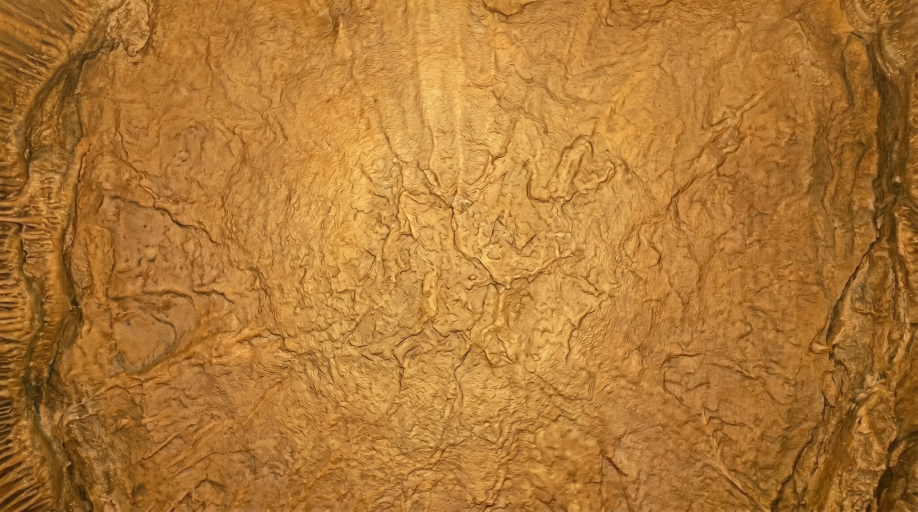
#> input picture src/assets/cave_ceiling.png, 2752 x 1536 px (shown at 1/3 size)
$ python generate_tiles.py ../src/assets/cave_ceiling.png
#> lines starting #> are read from the running program, lines starting #| are printed output that depends on the picture
#!/usr/bin/env python3
"""
generate_tiles.py — Seamless Tile Atlas Generator

Generates a 4x4 grid of 16 visually distinct tiles that tile perfectly
with zero visible seams. Uses a shared seamless base with per-tile
interior variations (crops, flips, color jitter, noise).

Usage:
    python generate_tiles.py <input.png> [--output output.png] [--tile-size 256]
                                          [--blend-width 48] [--preview]

Requirements:
    pip install Pillow numpy
"""

import argparse
import math
import random
import sys
from pathlib import Path

import numpy as np
from PIL import Image, ImageFilter


# ---------------------------------------------------------------------------
# Helpers
# ---------------------------------------------------------------------------
def _to_array(img: Image.Image) -> np.ndarray:
    return np.asarray(img, dtype=np.float64)


def _to_image(arr: np.ndarray) -> Image.Image:
    return Image.fromarray(np.clip(arr, 0, 255).astype(np.uint8))


# ---------------------------------------------------------------------------
# Float-safe resize (avoids uint8 clipping for signed Laplacian values)
# ---------------------------------------------------------------------------
def _resize_float(arr, new_h, new_w):
    """Resize a float64 array using PIL's 32-bit float mode (no clipping)."""
    if new_h == arr.shape[0] and new_w == arr.shape[1]:
        return arr.copy()
    if arr.ndim == 2:
        img = Image.fromarray(arr.astype(np.float32), mode='F')
        return np.asarray(img.resize((new_w, new_h), Image.BILINEAR)).astype(np.float64)
    ch = arr.shape[2]
    out = np.zeros((new_h, new_w, ch), dtype=np.float64)
    for c in range(ch):
        img = Image.fromarray(arr[..., c].astype(np.float32), mode='F')
        out[..., c] = np.asarray(img.resize((new_w, new_h), Image.BILINEAR)).astype(np.float64)
    return out


# ---------------------------------------------------------------------------
# Laplacian pyramid blending
# ---------------------------------------------------------------------------
def _blur_float(arr, radius=2):
    """Gaussian blur for pyramid downsampling (values are in image range)."""
    img = _to_image(arr)
    blurred = img.filter(ImageFilter.GaussianBlur(radius=radius))
    return _to_array(blurred)


def laplacian_pyramid_blend(base, overlay, mask, levels=5):
    """Multi-band blend: low freqs over wide area, high freqs over narrow area.

    Eliminates the visible halo that simple alpha blending produces at the
    mask boundary.
    """
    # Build Gaussian pyramids (blur → downsample)
    gp_b, gp_o, gp_m = [base], [overlay], [mask]
    for _ in range(levels - 1):
        h, w = gp_b[-1].shape[:2]
        nh, nw = max(1, h // 2), max(1, w // 2)
        gp_b.append(_resize_float(_blur_float(gp_b[-1]), nh, nw))
        gp_o.append(_resize_float(_blur_float(gp_o[-1]), nh, nw))
        gp_m.append(_resize_float(gp_m[-1], nh, nw))

    # Laplacian pyramids = difference between consecutive Gaussian levels
    lp_b, lp_o = [], []
    for i in range(levels - 1):
        h, w = gp_b[i].shape[:2]
        lp_b.append(gp_b[i] - _resize_float(gp_b[i + 1], h, w))
        lp_o.append(gp_o[i] - _resize_float(gp_o[i + 1], h, w))
    lp_b.append(gp_b[-1])
    lp_o.append(gp_o[-1])

    # Blend each frequency band with the mask at that scale
    blended = []
    for i in range(levels):
        m = np.broadcast_to(gp_m[i], lp_b[i].shape)
        blended.append(lp_b[i] * (1.0 - m) + lp_o[i] * m)

    # Reconstruct from coarsest level up
    result = blended[-1]
    for i in range(levels - 2, -1, -1):
        h, w = blended[i].shape[:2]
        result = _resize_float(result, h, w) + blended[i]
    return result


# ---------------------------------------------------------------------------
# Value noise (no external deps)
# ---------------------------------------------------------------------------
def _hash2d(x, y):
    h = x * 374761393 + y * 668265263
    h = (h ^ (h >> 13)) * 1274126177
    return (h & 0x7FFFFFFF).astype(np.float64) / 0x7FFFFFFF


def value_noise_2d(rows, cols, scale=4.0, seed=0):
    y_coords, x_coords = np.mgrid[0:rows, 0:cols]
    x = x_coords.astype(np.float64) / cols * scale + seed * 17.31
    y = y_coords.astype(np.float64) / rows * scale + seed * 13.73
    xi, yi = np.floor(x).astype(np.int64), np.floor(y).astype(np.int64)
    xf, yf = x - xi, y - yi
    sx = xf * xf * (3 - 2 * xf)
    sy = yf * yf * (3 - 2 * yf)
    n00, n10 = _hash2d(xi, yi), _hash2d(xi + 1, yi)
    n01, n11 = _hash2d(xi, yi + 1), _hash2d(xi + 1, yi + 1)
    return (n00 * (1 - sx) + n10 * sx) * (1 - sy) + (n01 * (1 - sx) + n11 * sx) * sy


# ---------------------------------------------------------------------------
# Luminosity equalisation (PoE Step 3)
# ---------------------------------------------------------------------------
def equalize_luminosity(img: Image.Image, blur_radius: int = 64) -> Image.Image:
    arr = _to_array(img)
    gray = np.mean(255.0 - arr[..., :3], axis=2, keepdims=True)
    gray_rgb = np.repeat(gray, 3, axis=2)
    if arr.shape[2] == 4:
        gray_img = _to_image(np.concatenate([gray_rgb, arr[..., 3:4]], axis=2))
    else:
        gray_img = _to_image(gray_rgb)
    blur_arr = _to_array(gray_img.filter(ImageFilter.GaussianBlur(radius=blur_radius)))[..., :3]
    base = arr[..., :3]
    low = 2.0 * base * blur_arr / 255.0
    high = 255.0 - 2.0 * (255.0 - base) * (255.0 - blur_arr) / 255.0
    blended = base * 0.5 + np.where(base < 128, low, high) * 0.5
    if arr.shape[2] == 4:
        return _to_image(np.concatenate([blended, arr[..., 3:4]], axis=2))
    return _to_image(blended)


# ---------------------------------------------------------------------------
# Make a texture seamlessly tileable (half-offset blend)
# ---------------------------------------------------------------------------
def make_seamless(arr: np.ndarray, blend_width: int) -> np.ndarray:
    """Make texture seamlessly tileable using the half-offset blend technique.

    1. Original has seams at edges, clean center
    2. Offset by half has seams at center, clean edges
    3. Blend: original in center, offset at edges → seamless everywhere
    """
    h, w = arr.shape[:2]
    offset = np.roll(np.roll(arr, h // 2, axis=0), w // 2, axis=1)

    # Smooth cosine ramp: 0 at edges → 1 in interior
    def cosine_ramp(size, bw):
        ramp = np.ones(size)
        if bw > 0:
            t = np.linspace(0, math.pi / 2, bw)
            ramp[:bw] = np.sin(t) ** 2
            ramp[-bw:] = np.cos(np.linspace(0, math.pi / 2, bw)) ** 2
        return ramp

    mx = cosine_ramp(w, blend_width)
    my = cosine_ramp(h, blend_width)
    mask = (my[:, None] * mx[None, :])[..., None]

    return arr * mask + offset * (1 - mask)


# ---------------------------------------------------------------------------
# Interior mask — defines where per-tile variation is visible
# ---------------------------------------------------------------------------
def make_interior_mask(size: int, margin: int, seed: int = 0) -> np.ndarray:
    """Smooth mask with noise-distorted boundary.

    Uses 4 octaves of value noise for a fractal, organic-looking boundary
    that hides the geometric tile grid.
    """
    # Base distance field: distance from nearest edge, normalised to [0, 1]
    ys, xs = np.mgrid[0:size, 0:size]
    dist_from_edge = np.minimum(
        np.minimum(ys, size - 1 - ys),
        np.minimum(xs, size - 1 - xs),
    ).astype(np.float64)

    # 4 octaves of noise for fractal boundary distortion
    noise = value_noise_2d(size, size, scale=3.0, seed=seed) * 1.0
    noise += value_noise_2d(size, size, scale=6.0, seed=seed + 100) * 0.5
    noise += value_noise_2d(size, size, scale=12.0, seed=seed + 200) * 0.25
    noise += value_noise_2d(size, size, scale=24.0, seed=seed + 300) * 0.125
    noise /= 1.875  # normalise back to ~[0,1]

    # Distort: shift the effective distance by noise (±35% of margin)
    distortion = (noise - 0.5) * margin * 0.65
    dist_distorted = dist_from_edge + distortion

    # Smooth ramp from 0 (at edge) to 1 (at margin depth)
    t = np.clip(dist_distorted / max(margin, 1), 0, 1)
    # Cosine-squared for smooth falloff
    mask = (np.sin(t * math.pi / 2)) ** 2
    return mask


# [13 lines left out: function _match_color, not called in this run]


def _match_color_edge(overlay: np.ndarray, base: np.ndarray,
                      margin: int) -> np.ndarray:
    """Match overlay color stats specifically in the edge strip.

    The edge strip is where the blend mask transitions, so matching
    color/brightness here (rather than globally) reduces visible
    discontinuities right at the seam zone.
    """
    h, w = overlay.shape[:2]
    # Build a mask for the edge strip (margin pixels from each border)
    edge_mask = np.zeros((h, w), dtype=bool)
    edge_mask[:margin, :] = True
    edge_mask[-margin:, :] = True
    edge_mask[:, :margin] = True
    edge_mask[:, -margin:] = True

    result = overlay.copy()
    for c in range(min(3, overlay.shape[2])):
        o_edge = overlay[..., c][edge_mask]
        b_edge = base[..., c][edge_mask]
        o_mean, o_std = o_edge.mean(), max(o_edge.std(), 1e-6)
        b_mean, b_std = b_edge.mean(), b_edge.std()
        # Apply the edge-derived correction globally (smooth result)
        result[..., c] = (overlay[..., c] - o_mean) * (b_std / o_std) + b_mean
    return result


# ---------------------------------------------------------------------------
# Wrap-safe crop
# ---------------------------------------------------------------------------
def _wrap_crop(src, ox, oy, h, w):
    sh, sw = src.shape[:2]
    rows = (np.arange(h) + oy) % sh
    cols = (np.arange(w) + ox) % sw
    return src[np.ix_(rows, cols)].copy()


# ---------------------------------------------------------------------------
# Core atlas generation
# ---------------------------------------------------------------------------
PHI = (1 + math.sqrt(5)) / 2


def generate_tile_atlas(
    source_path: str,
    tile_size: int = 256,
    blend_width: int = 72,
    do_equalize: bool = True,
) -> Image.Image:
    src_img = Image.open(source_path).convert("RGBA")
    if do_equalize:
        src_img = equalize_luminosity(src_img)

    # Ensure source is at least tile_size in each dimension
    if src_img.width < tile_size or src_img.height < tile_size:
        reps_x = max(1, (tile_size + src_img.width - 1) // src_img.width)
        reps_y = max(1, (tile_size + src_img.height - 1) // src_img.height)
        tiled = Image.new("RGBA", (src_img.width * reps_x, src_img.height * reps_y))
        for ry in range(reps_y):
            for rx in range(reps_x):
                tiled.paste(src_img, (rx * src_img.width, ry * src_img.height))
        src_img = tiled

    src = _to_array(src_img)
    sh, sw, channels = src.shape

    # --- Step 1: Create seamless base tile ---
    cy = max(0, (sh - tile_size) // 2)
    cx = max(0, (sw - tile_size) // 2)
    base_crop = src[cy:cy + tile_size, cx:cx + tile_size].copy()
    seamless_base = make_seamless(base_crop, blend_width)

    # --- Step 2: Interior masks (unique noise boundary per tile) ---
    interior_masks = [
        make_interior_mask(tile_size, blend_width, seed=i)[..., None]
        for i in range(16)
    ]

    # --- Step 3: Systematic transforms for maximum variety ---
    # 4 transform combos: (no-op, flip-H, flip-V, flip-both/180°)
    transforms = [
        lambda a: a,                                          # identity
        lambda a: a[:, ::-1, :].copy(),                       # flip horizontal
        lambda a: a[::-1, :, :].copy(),                       # flip vertical
        lambda a: a[::-1, ::-1, :].copy(),                    # rotate 180°
    ]

    # --- Step 4: Generate 16 tile variants ---
    # 4 source crops × 4 transforms = 16 unique tiles
    atlas = np.zeros((tile_size * 4, tile_size * 4, channels), dtype=np.float64)

    for idx in range(16):
        rng = np.random.RandomState(idx * 31 + 17)

        # Start with the sharp seamless base (already seamless at edges)
        tile = seamless_base.copy()

        # Each tile gets a unique crop AND a systematic transform
        transform_idx = idx % 4

        # Unique crop per tile using golden ratio spacing
        ox = int((idx * PHI * sw * 0.618) % max(1, sw))
        oy = int((idx * PHI * PHI * sh * 0.618) % max(1, sh))
        overlay = _wrap_crop(src, ox, oy, tile_size, tile_size).astype(np.float64)

        # Apply systematic transform
        overlay = transforms[transform_idx](overlay)

        # Also apply a secondary random flip for extra variety
        if rng.random() > 0.7:
            overlay = overlay[::-1, :, :].copy()

        # Match overlay color/brightness to base, prioritising the edge strip
        overlay = _match_color_edge(overlay, seamless_base, blend_width)

        # Subtle per-tile brightness jitter
        overlay[..., :3] *= 1.0 + (rng.random() - 0.5) * 0.05

        # Noise-distorted interior mask for this tile
        imask = interior_masks[idx]

        # Multi-band blend: seamless transitions at all frequency scales
        pyr_levels = min(5, max(2, int(math.log2(tile_size)) - 3))
        tile = laplacian_pyramid_blend(tile, overlay, imask, levels=pyr_levels)

        # Place in atlas
        row, col = idx // 4, idx % 4
        y0, x0 = row * tile_size, col * tile_size
        atlas[y0:y0 + tile_size, x0:x0 + tile_size] = tile

    return _to_image(atlas)


# ---------------------------------------------------------------------------
# Preview: random tile assembly
# ---------------------------------------------------------------------------
# [15 lines left out: function generate_preview, not called in this run]


# ---------------------------------------------------------------------------
# CLI
# ---------------------------------------------------------------------------
def main():
    parser = argparse.ArgumentParser(
        description="Generate a 4x4 seamless tile atlas from a source PNG.",
    )
    parser.add_argument("input", help="Path to the source PNG image")
    parser.add_argument("--output", "-o", help="Output atlas path")
    parser.add_argument("--tile-size", "-s", type=int, default=256)
    parser.add_argument("--blend-width", "-b", type=int, default=72,
                        help="Edge blend margin in pixels (default: 48)")
    parser.add_argument("--equalize", dest="equalize",
                        action="store_true", default=True)
    parser.add_argument("--no-equalize", dest="equalize",
                        action="store_false")
    parser.add_argument("--preview", "-p", action="store_true")
    parser.add_argument("--preview-grid", type=int, nargs=2, default=[8, 8],
                        metavar=("W", "H"))

    args = parser.parse_args()
    input_path = Path(args.input)
    if not input_path.exists():
        print(f"Error: Input file not found: {input_path}", file=sys.stderr)
        sys.exit(1)

    output_path = Path(args.output) if args.output else (
        input_path.parent / f"{input_path.stem}_tiles.png"
    )

    if args.blend_width >= args.tile_size // 2:
        args.blend_width = args.tile_size // 4

    print(f"Source:      {input_path}")
    print(f"Tile size:   {args.tile_size}x{args.tile_size}")
    print(f"Blend width: {args.blend_width}px")
    print(f"Output:      {output_path}")
    print()

    print("Generating tile atlas...")
    atlas = generate_tile_atlas(
        str(input_path), args.tile_size, args.blend_width, args.equalize)
#> in equalize_luminosity, `gray = np.mean(255.0 - arr[..., :3], axis=2, keepdims=True)`:
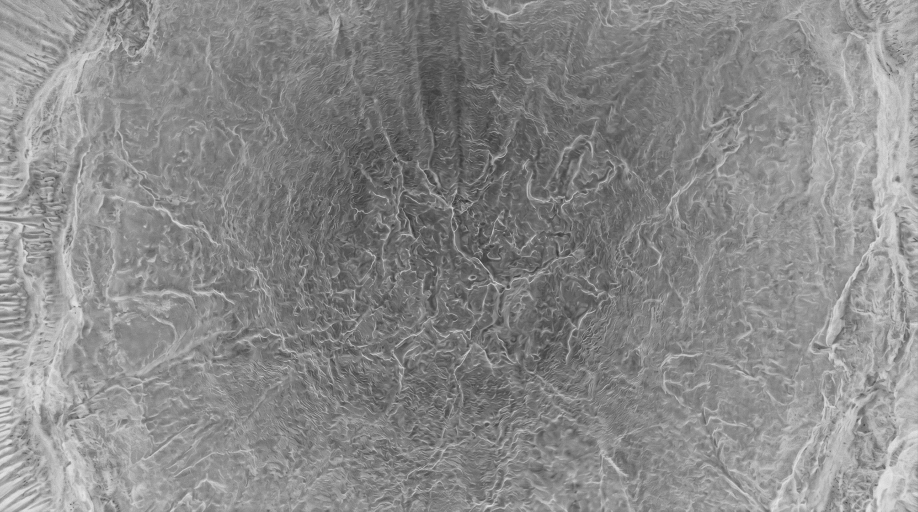
#> gray: shape (1536, 2752, 1) float64 (shown at 1/3 size); min 34, max 233.7, mean 138
#> in equalize_luminosity, `low = 2.0 * base * blur_arr / 255.0`:
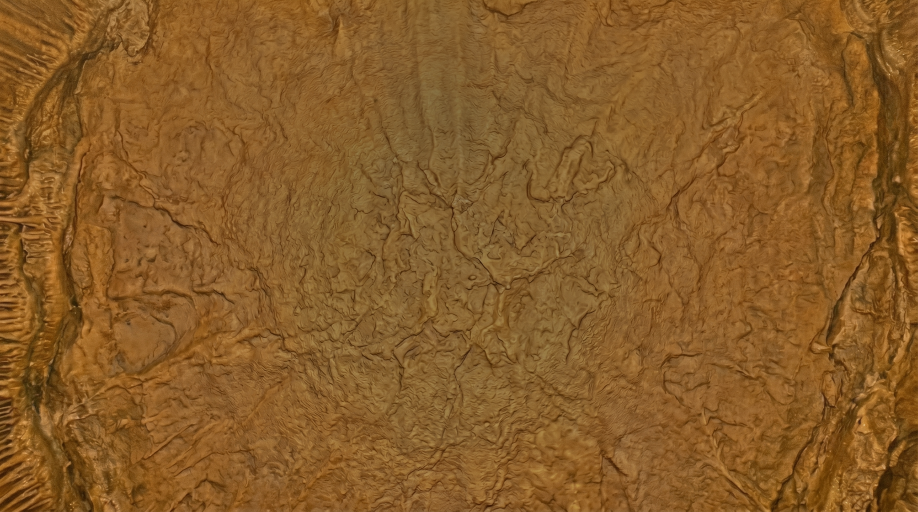
#> low: shape (1536, 2752, 3) float64 (shown at 1/3 size); mean R, G, B 186.2, 126.2, 55.5; drawn with min black and max white
#> in equalize_luminosity, `high = 255.0 - 2.0 * (255.0 - base) * (255.0 - blur_arr) / 255.0`:
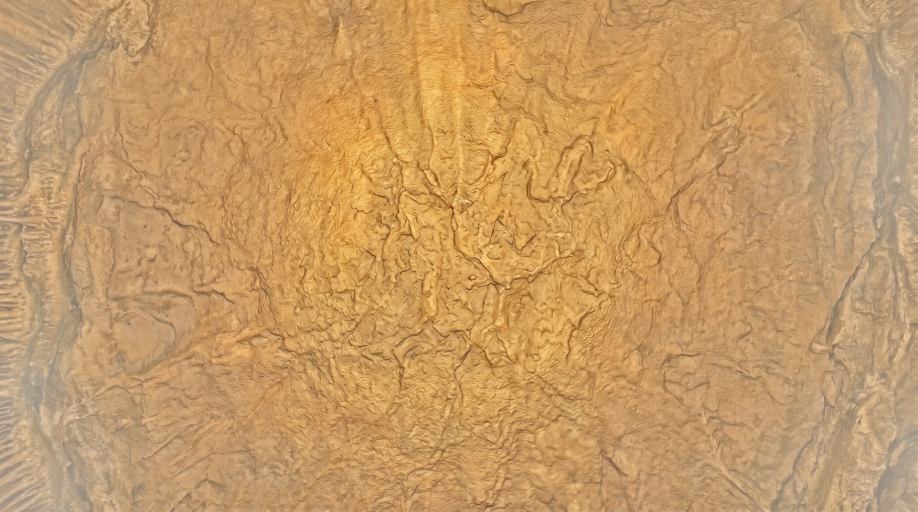
#> high: shape (1536, 2752, 3) float64 (shown at 1/3 size); mean R, G, B 187.1, 134.9, 72.3; drawn with min black and max white
#> the loop in generate_tile_atlas, `for idx in range(16):` made 16 passes
#> pass 1, in _blur_float, `blurred = img.filter(ImageFilter.GaussianBlur(radius=radius))`:
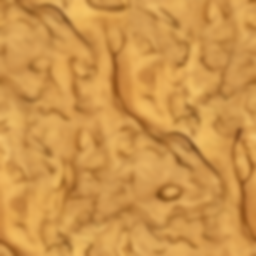
#> blurred: PIL image 256x256 RGBA; mean R, G, B, A 207.3, 148.7, 73.4, 255; transparent parts drawn white
#> after the loop in generate_tile_atlas, `for idx in range(16):`:
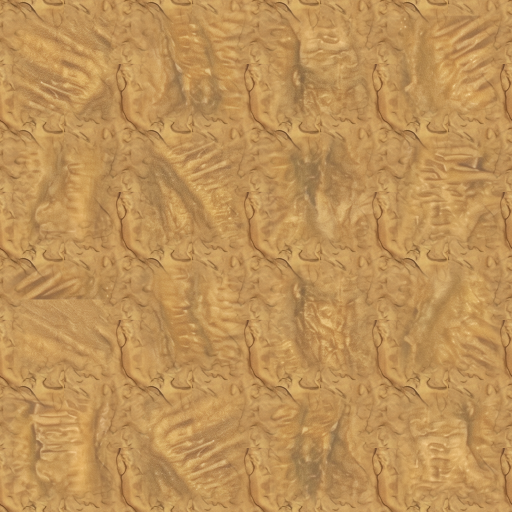
#> atlas: shape (1024, 1024, 4) float64 (shown at 1/2 size); mean R, G, B, A 208.2, 149.9, 74.3, 255; transparent parts drawn white
#> after the loop in generate_tile_atlas, `for idx in range(16):`:
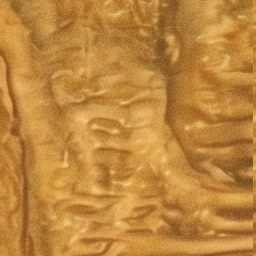
#> overlay: shape (256, 256, 4) float64; mean R, G, B, A 214.3, 154.8, 77.2, 255; transparent parts drawn white
#> in generate_tile_atlas, `return _to_image(atlas)`:
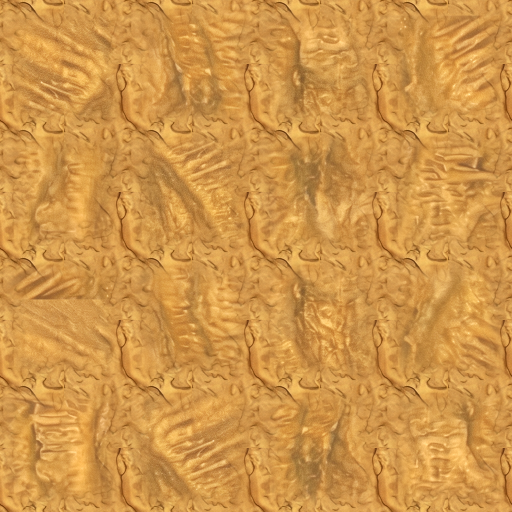
#> returned value: PIL image 1024x1024 RGBA (shown at 1/2 size); mean R, G, B, A 207.7, 149.4, 73.8, 254.9; transparent parts drawn white
    atlas.save(str(output_path))
    print(f"  Saved atlas: {output_path} ({atlas.width}x{atlas.height})")
#|   Saved atlas: ../src/assets/cave_ceiling_tiles.png (1024x1024)

    if args.preview:
        preview_path = output_path.parent / f"{output_path.stem}_preview.png"
        gw, gh = args.preview_grid
        print(f"Generating {gw}x{gh} preview...")
        preview = generate_preview(atlas, args.tile_size, gw, gh)
        preview.save(str(preview_path))
        print(f"  Saved preview: {preview_path} ({preview.width}x{preview.height})")

    print("\nDone!")


if __name__ == "__main__":
    main()

$ run again, on src/assets/grass.png
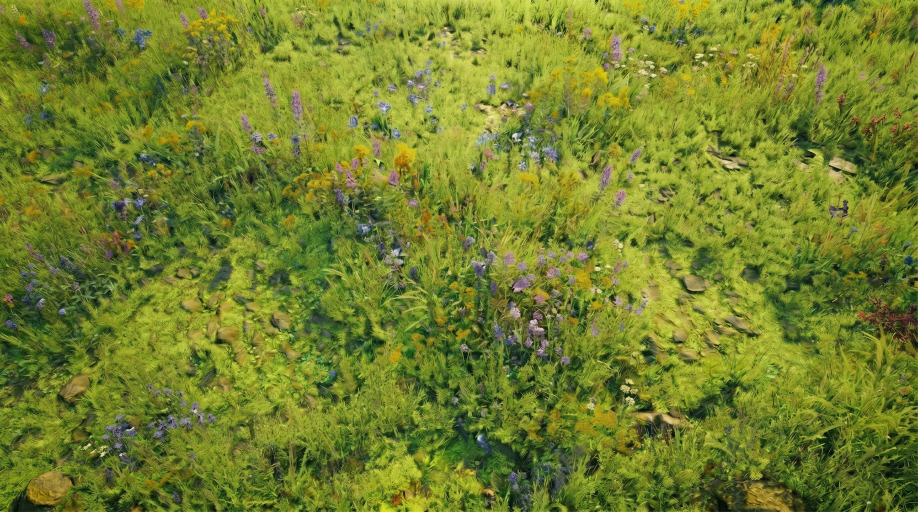
#> input picture src/assets/grass.png, 2752 x 1536 px (shown at 1/3 size)
#> the loop in generate_tile_atlas, `for idx in range(16):` made 16 passes
#> pass 1, in _blur_float, `blurred = img.filter(ImageFilter.GaussianBlur(radius=radius))`:
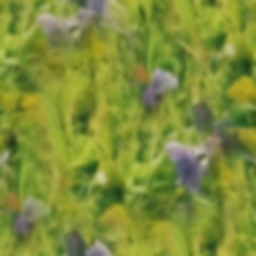
#> blurred: PIL image 256x256 RGBA; mean R, G, B, A 127.1, 141, 56.6, 255; transparent parts drawn white
#> in generate_tile_atlas, `return _to_image(atlas)`:
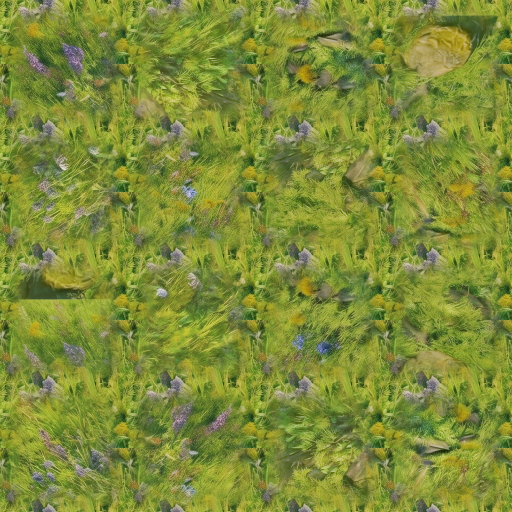
#> returned value: PIL image 1024x1024 RGBA (shown at 1/2 size); mean R, G, B, A 126.4, 140, 56.6, 254.9; transparent parts drawn white
#|   Saved atlas: ../src/assets/grass_tiles.png (1024x1024)
